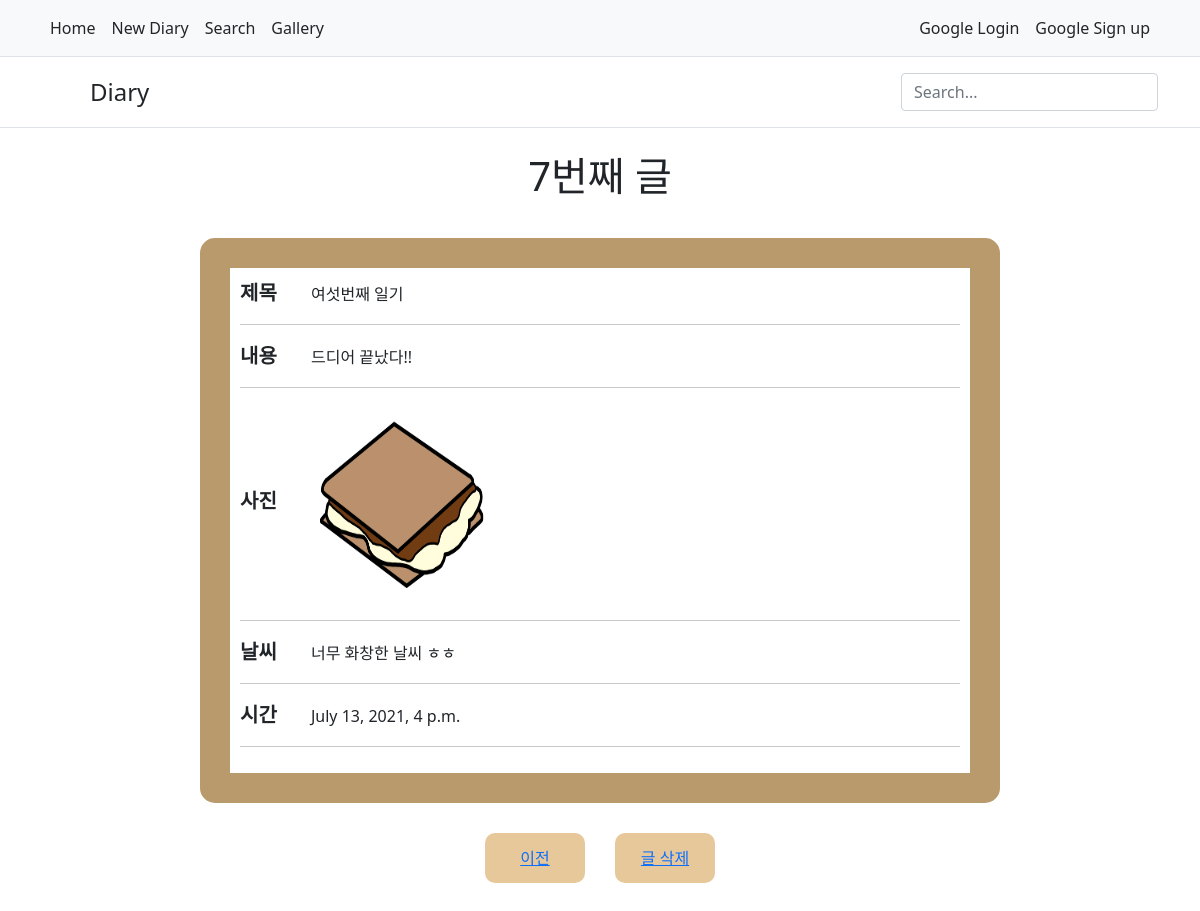
The app's page /detail/7 with its own data.
### diary/models.py (models this page shows, shortened)
class Diary(models.Model):
    title = models.CharField(max_length=50, default='')
    body = models.TextField(default='')
    time = models.DateTimeField()
    photo = models.ImageField(upload_to="diary/", blank=True, null=True)
    weather = models.CharField(max_length=20, default='')

### diary/views.py (the view)
# urls.py: path('detail/<str:id>', d.detail, name='detail'),
def detail(request, id):
    diarys = get_object_or_404(Diary, pk=id)
    return render(request, 'detail.html', {'diary':diarys})

### diary/templates/detail.html (shortened to what this page needs)
{% extends 'base.html' %}
{% load static %}
{% block link %} {% static 'css/detail.css' %} {% endblock %}
    {% block body %}
    <h1>{{diary.id}}번째 글</h1>
    <div id="detailBody">
        <span class="category">제목</span>
        <span>{{diary.title}}</span><hr>
        <span class="category">내용</span>
        <span>{{diary.body}}</span><hr>
        <span class="category">사진</span>
        <span><img src="{{diary.photo.url}}" width="200" height="200"></span><hr>
        <span class="category">날씨</span>
        <span>{{diary.weather}}</span><hr>
        <span class="category">시간</span>
        <span>{{diary.time}}</span><hr>
    </div>
    <div id="buttonBox">
        <a class="chooseButton" href="{% url 'home' %}">
            이전
        </a>
        <a class="chooseButton" href="{% url 'delete' diary.id %}">
            글 삭제
        </a>
    </div>
    {% endblock %}

### diary/static/css/detail.css (style rules this page uses)
#detailBody { padding: 10px; width: 800px; height: auto; border: 30px solid rgb(185, 154, 108); border-radius: 15px; margin: 30px; }
.category { font-size: 20px; font-weight: bolder; margin-right: 30px; }
#buttonBox { width: auto; height: auto; display: flex; }
.chooseButton { width: 100px; height: 50px; background-color: rgb(231, 200, 155); border-radius: 10px; text-align: center; line-height: 50px; margin: 0px 15px; }

### records on screen
Diary: id "7", title "여섯번째 일기", body "드디어 끝났다!!", photo (picture), weather "너무 화창한 날씨 ㅎㅎ", time "July 13, 2021, 4 p.m."
